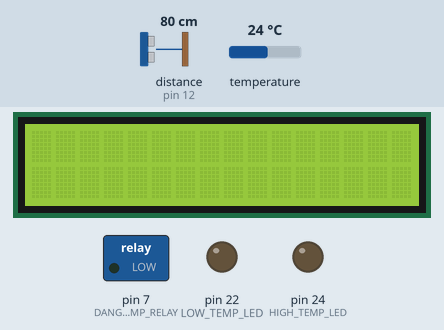
Recording of a sketch running on a simulated Arduino Mega 2560, built with avr-gcc and run on an emulated ATmega2560. Parts: 16×2 character LCD, switched loads named in the sketch (green lamp = pin HIGH), output pins drawn as LEDs (lit = HIGH). The inputs (shaded band) are chosen by the test bench; at power-on: temperature 24 °C, distance to the obstacle (sensor on pin 12) 80 cm. The echo pulse lasts 58.3 µs per cm; what the sketch prints to the serial monitor is not drawn.

Above: at 2.0 s.
2.1 s: temperature set to 32.2 °C
11.7 s: temperature set to 33.5 °C
At 17.8 s:
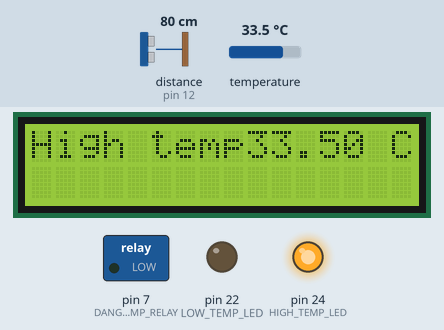
18.1 s: distance to the obstacle (sensor on pin 12) set to 9 cm
At 18.6 s:
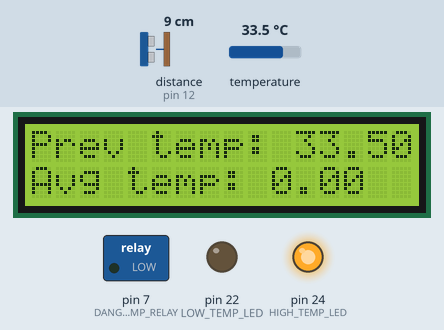
27.7 s: distance to the obstacle (sensor on pin 12) set to 35 cm
At 29.0 s:
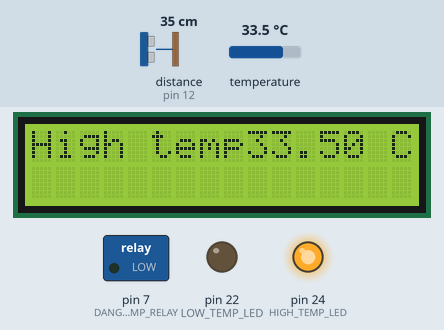
37.3 s: temperature set to 12 °C
At 42.7 s:
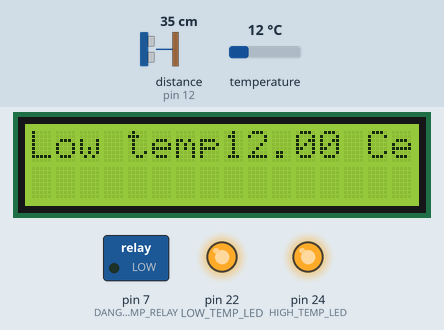
46.9 s: temperature set to 19.2 °C
At 52.7 s:
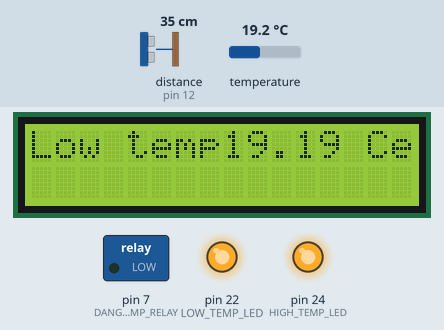
53.1 s: temperature set to 20.5 °C
At 57.7 s:
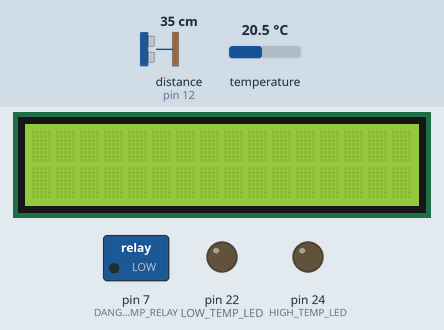
Timing chart, 0 to 59.1 s (numbered marks = the images above; inputs shaded):
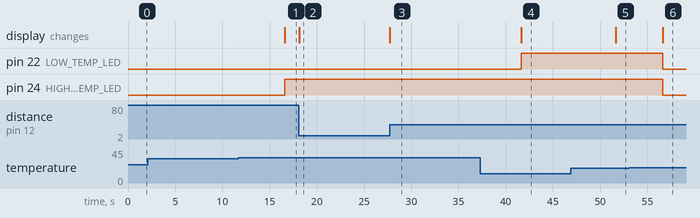

Measured:
- the behaviour switches between 33 and 33.1 °C on temperature (found by bisection; images 0 and 1)
- the behaviour switches between 19.9 and 20 °C on temperature (found by bisection; images 5 and 6)
- after the input at 11.7 s, pin 24 (HIGH_TEMP_LED): LOW → HIGH after 4.9 s; the display: changes after 4.9 s (image 1)
- after the input at 18.1 s, the display: changes at once (image 2)
- after the input at 27.7 s, the display: changes at once (image 3)
- after the input at 37.3 s, pin 22 (LOW_TEMP_LED): LOW → HIGH after 4.3 s; the display: changes after 4.3 s (image 4)
- after the input at 46.9 s, the display: changes after 4.7 s (image 5)
- after the input at 53.1 s, pin 22 (LOW_TEMP_LED), pin 24 (HIGH_TEMP_LED): HIGH → LOW after 3.5 s; the display: changes after 3.5 s (image 6)

The sketch:

temperature_sensor.ino
```cpp
//Library used for timing function calls
#include <timer.h>

//Libraries used for interfacing with various peripherals
#include <DallasTemperature.h>
#include <OneWire.h>
#include <NewPing.h>
#include <LiquidCrystal.h>

//Various constant values that are used throughout our program
#define TRIGGER_PIN 11
#define ECHO_PIN 12
#define MAX_DISTANCE 200
#define NUM_ROWS 2
#define NUM_COLS 16
#define ONE_WIRE_BUS 10
#define HIGH_TEMP 33
#define LOW_TEMP 20
#define DANGEROUS_TEMP 37
#define HIGH_TEMP_LED 24
#define LOW_TEMP_LED 22
#define DANGEROUS_TEMP_RELAY 7
#define ACTIVATION_DISTANCE 20

//Constructors for the objects that represent our peripherals
NewPing sonar(TRIGGER_PIN, ECHO_PIN, MAX_DISTANCE);
LiquidCrystal lcd(9,8,5,4,3,2);
OneWire oneWire(ONE_WIRE_BUS);
DallasTemperature sensors(&oneWire);

//Timer object, used for timing function calls
auto timer = timer_create_default();

volatile int i;                     //The index for the current temperature value (0 to 23)
volatile float temp[24];            //The array that holds the temperature measurements in the last two minutes, taken every 5 seconds
volatile float meanTemp;            //The average temperature for the previous two minutes (24 measurements)
volatile float prevTemp;            //The most recent temperature taken
volatile unsigned long screenTime;  //This variable is used to check if ten seconds have passed since the last average temperature was calculated
volatile bool flag;                 //This variable is used to clear the screen from high/low temperature warnings, when the temperature is within limits again

void setup() {
  Serial.begin(9600);                 //Serial monitor initialization
  lcd.begin(NUM_COLS,NUM_ROWS);       //LCD initialization
  sensors.begin();                    //Temperature sensor initialization
  i=0;          //Starting index is zero
  meanTemp=0;   //Starting average temperature is zero
  screenTime=0; //Starting value for screenTime is zero
  flag=true;    //Starting value for flag is true

  pinMode(HIGH_TEMP_LED,OUTPUT);          //The pin for high temperature LED is set as output
  pinMode(LOW_TEMP_LED,OUTPUT);           //The pin for low temperature LED is set as output
  pinMode(DANGEROUS_TEMP_RELAY,OUTPUT);   //The pin for dangerous temperature relay is set as output
  digitalWrite(HIGH_TEMP_LED,LOW);        //Starting value for both LEDs is low
  digitalWrite(LOW_TEMP_LED,LOW);
  getTemp();                              //A measurement is taken in setup, in order to have a starting value for the temperature
  timer.every(5000, getTemp);             //The function that saves the current temperature will be called once every five seconds
}

void loop() {
  timer.tick();   //Updating timer and checking if five seconds have passed

  //Code that calculates the average temperature for the previous 2 minutes, in case 24 measurements have already been taken
  if (i>23){
    showAverage();
  }

  //Clear lcd after average temp has been displayed for 10 seconds
  if (screenTime!=0){
    if (millis() - screenTime>=10*1000){
      lcd.clear();
      screenTime=0;
    }
  }

  //Code controlling the activation of the relay. The relay will be activated once the previous temperature exceeds the dangerous temperature threshold, or deactivated otherwise
  if (prevTemp>DANGEROUS_TEMP){
    digitalWrite(DANGEROUS_TEMP_RELAY,HIGH);
  }
  else{
    digitalWrite(DANGEROUS_TEMP_RELAY,LOW);
  }

  //Code controlling the activation of high or low temperature LEDs
  if (prevTemp>HIGH_TEMP){
    flag=true;
    digitalWrite(HIGH_TEMP_LED,HIGH);
    lcd.clear();                              //Once the temperature exceeds the high threshold, the corresponding LED pin is set to high and a warning is printed on the screen, for as long as the temperature is higher than the threshold
    lcd.setCursor(0,0);
    lcd.print("High temp");
    lcd.print(prevTemp,2);
    lcd.print(" Celsius");
  }
  else if (prevTemp<LOW_TEMP){
    flag=true;
    digitalWrite(LOW_TEMP_LED,HIGH);
    lcd.clear();                              //Once the temperature drops below the low threshold, the corresponding LED pin is set to high and a warning is printed on the screen, for as long as the temperature is lower than the threshold
    lcd.setCursor(0,0);
    lcd.print("Low temp");
    lcd.print(prevTemp,2);
    lcd.print(" Celsius");
  }
  else {
    digitalWrite(HIGH_TEMP_LED,LOW);
    digitalWrite(LOW_TEMP_LED,LOW);          //If the temperature is within normal operating limits, both LEDs are turned off

    if (flag==true){                         //If the variable flag is true, it means we are again within normal operating limits, so we can clear the LCD from the previous high/low temperature warning. Then, the flag is set to false once more
      lcd.clear();
      flag=false;
    }
  }

  //Code controlling the proximity sensor
  unsigned int distance = sonar.ping_cm();   //Getting the distance from the ultrasonic sensor
  Serial.print(distance);
  Serial.println("cm");
  if (distance<ACTIVATION_DISTANCE){         //If the distance is less than the activation distance we set, then we print the previous temperature in the first line of the LCD, and the average temperature of the last two minutes in the second line of the LCD
    lcd.clear();
    lcd.setCursor(0,0);
    lcd.print("Prev temp: ");
    lcd.print(prevTemp,2);
    lcd.setCursor(0,1);
    lcd.print("Avg temp: ");
    lcd.print(meanTemp,2);
  }

}

//Function that saves the current temperature
bool getTemp() {

  sensors.requestTemperatures();          //Polling the temperature sensor for the current temperature
  Serial.print("Celsius temperature: ");
  temp[i]= sensors.getTempCByIndex(0);    //We save the temperature in Celsius in the temp array that we defined at the start of the program
  Serial.println(temp[i]);
  prevTemp=temp[i];                       //The previous temperature is refreshed, becoming the value we just saved
  i++;                                    //The index is advanced by one, in order for the next measurement to be saved in the next position of the array

  return true;                            //The function returns true, which means that we want it to execute again after five seconds

}

//Function that calculates and prints to the LCD the average temperature in the last two minutes
void showAverage() {

  float sum=0;
  for (int j=0;j<24;j++) {
    sum+=temp[j];             //Calculating the sum of the 24 temperature values taken in the last two minutes
  }
  meanTemp = sum / 24;        //Calculating the average temperature in the last two minutes, by dividing the sum by 24
  i=0;                        //The index is set to zero, for the next 24 values to be saved

  lcd.clear();
  lcd.setCursor(0,0);
  lcd.print("Avg temp:");     //We print the average temperature to the LCD, once it has been calculated. It will stay on the screen for ten seconds
  lcd.print(meanTemp,2);
  screenTime=millis();        //Used in the loop() function to check if ten seconds have passed since the average temperature was calculated

}
```
